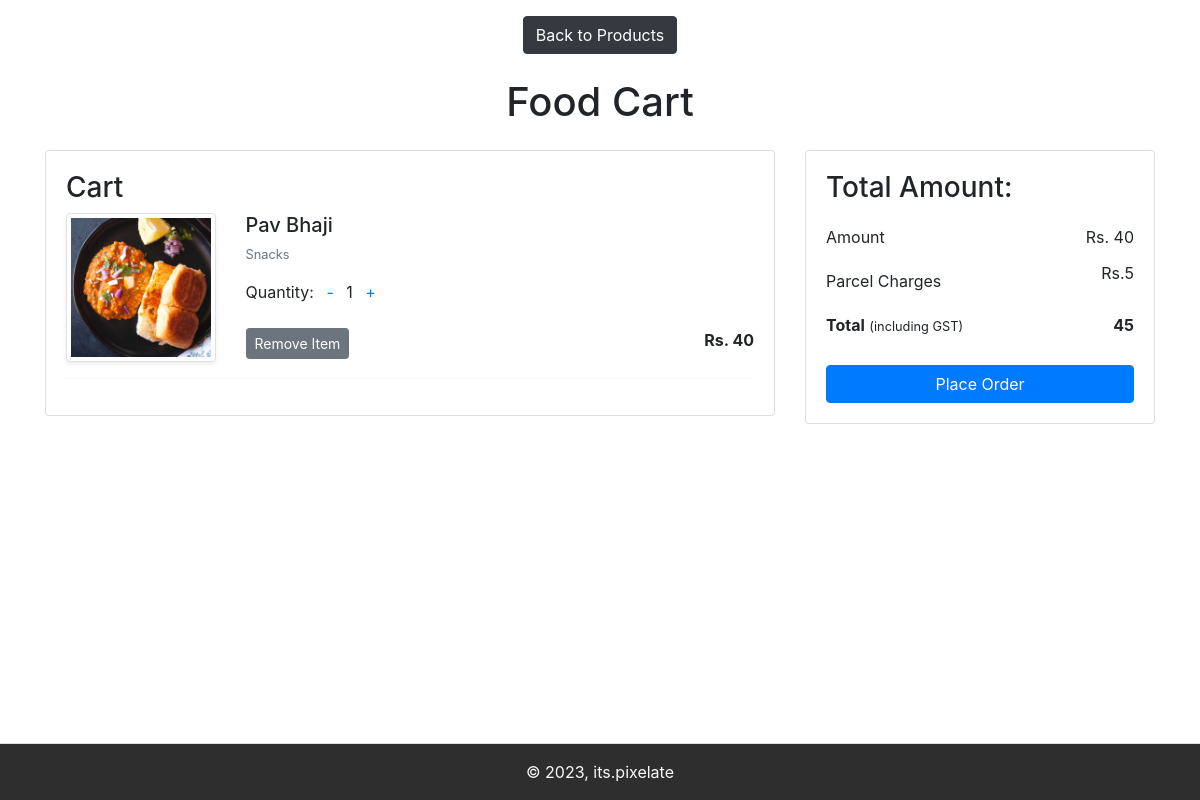
Page /store/cart/parcel/ (signed in) on the committed database.
### app/models.py (models this page shows, shortened)
class Cart(models.Model):
    cartid = models.BigAutoField(primary_key=True)
    storeid=models.CharField(max_length=100, null=True)
    productid=models.IntegerField(null=True)
    product_name=models.CharField(max_length=100)
    product_price=models.CharField(max_length=20)
    product_category=models.CharField(max_length=200)
    product_image=models.ImageField()
    quantity=models.IntegerField(null=True)
    parcel = models.CharField(max_length=50, default="No")

### app/views.py (the view)
# urls.py: path('store/cart/parcel/', views.cartParcelView.as_view(),name="cartParcel"),
class cartParcelView(View):
    def get(self, request):
        if 'storeid' not in request.session:
            return redirect('/login/')
        storeID = request.session.get('storeid')
        cartitems = Cart.objects.filter(storeid=storeID)
        amount = 0
        parcelamount = 5
        parcel = 'Yes'
        request.session['parcel'] = 'Yes'
        for p in cartitems:
            p.parcel = parcel
            p.save()
            value = int(p.quantity) * int(p.product_price)
            amount = amount + value
        totalamount = amount + parcelamount
        return render(request, "app/cart.html", locals())

### app/templates/app/cart.html (shortened to what this page needs)
{% extends "app/cartbase.html" %}
{% load static %}
{% block main-content %}
<div class="container my-2">
    <div class="row">
        {% if cartitems %}
        <h1 class="text-center mb-4">Food Cart</h1>
        <div class="col-sm-8">
            <div class="card">
                <div class="card-body">
                    <h3>Cart</h3>
                    {% for item in cartitems %}
                    <div class="row">
                        <div class="col-sm-3 text-center align-self-center"> <img src="{{item.product_image.url}}" alt="" class="img-fluid img-thumbnail shadow-sm" height="150" width="150"> </div>
                        <div class="col-sm-9">
                            <div>
                                <h5>{{item.product_name}}</h5>
                                <p class="mb-2 text-muted small">{{item.product_category}}</p>
                                <div class="my-3">
                                    <label for="quantity">Quantity:</label>
                                    <a class="minus mx-2 minus-cart" pid={{item.productid}}>-</a>
                                    <span id="quantity">{{item.quantity}}</span>
                                    <a class="plus mx-2 plus-cart" pid={{item.productid}}>+</a>
                                </div>
                                <div class="d-flex justify-content-between">
                                    <a class="btn btn-sm btn-secondary mr-3 remove-cart" pid={{item.productid}}> Remove Item </a>
                                    <p class="mb-0"> <span> <strong> Rs. {{item.product_price}}</strong> </span> </p>
                                </div>
                            </div>
                        </div>
                    </div>
                    <hr class="text-muted">
                    {% endfor %}
                </div>
            </div>
        </div>
        <div class="col-sm-4">
            <div class="card">
                <div class="card-body">
                    <h3>Total Amount:</h3>
                    <ul class="list-group">
                        <li class="list-group-item d-flex justify-content-between align-items-center border-0 px-0 pb-0"> Amount <span id="amount"> Rs. {{amount}}</span> </li>
                        <li class="list-group-item d-flex justify-content-between align-items-center border-0 px-0 pb-0"> Parcel Charges <span id="parcel" class="d-flex"> Rs. <p id = "parcel_amount"> {{parcelamount}} </p></span> </li>
                        <li class="list-group-item d-flex justify-content-between align-items-center border-0 px-0 mb-3">
                            <div>
                                <strong>Total</strong> <small>(including GST)</small>
                            </div>
                            <span id="totalamount" class="font-weight-bold"> {{totalamount}}</span>
                        </li>
                    </ul>
                    <div class="d-grid">
                        <a href={% url "pay" %} class="btn btn-primary "> Place Order </a>
                    </div>
                    </div>
                </div>
            </div>
            {% else %}
            <h1 class="text-center mb-5">Cart is Empty</h1>
            {% endif %}
        </div>
    </div>
{% endblock main-content %}

### app/static/app/css/style.css (style rules this page uses)
body { background-color: rgb(249, 249, 249); }
html { overflow: scroll; overflow-x: hidden; scroll-behavior: smooth; }
html { background-color: rgb(218, 218, 218); }
.plus,.minus { text-decoration: none; cursor: pointer; }

### rows in the picture
Cart: product_image (picture), product_name "Pav Bhaji", product_category "Snacks", quantity "1", product_price "40"

### other values in the picture
{{ amount }} "40"
{{ parcelamount }} "5"
{{ totalamount }} "45"
